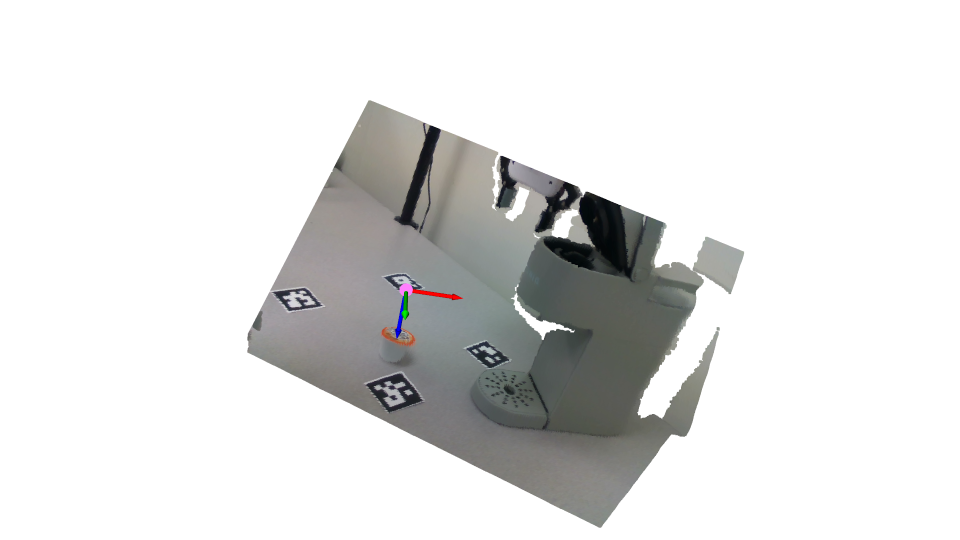
#> input picture grasp_lines0.png, 1920 x 1080 px (shown at 1/2 size)
$ python -i rs_streamer.py   (imports and definitions only)
#> lines starting #> are read from the running program, lines starting #| are printed output that depends on the picture; after the words box and inside, x2 and y2 are one past the last pixel; in counts of white or black regions, pixels touching at a corner belong together
import pyrealsense2 as rs
import numpy as np
import cv2
from cv2 import aruco

class MarkSearch:

    def __init__(self):
        self.dictionary = aruco.getPredefinedDictionary(aruco.DICT_4X4_50)
        self.parameters =  aruco.DetectorParameters()

        self.detector = aruco.ArucoDetector(self.dictionary, self.parameters)

    def find_marker(self, frame):
        """
        Obtain marker id list from still image
        """
        # [28 lines of commented-out code are left out]
        HSV = cv2.cvtColor(frame,cv2.COLOR_BGR2HSV)
#> HSV: shape (1080, 1920, 3); mean H, S, V 17.2, 4.6, 225.7

        # 2- define the range of red
        lower=np.array([-10, 100, 100])
        upper=np.array([10, 255, 255])

        #check if the HSV of the frame is lower or upper red
        Red_mask = cv2.inRange(HSV,lower, upper)
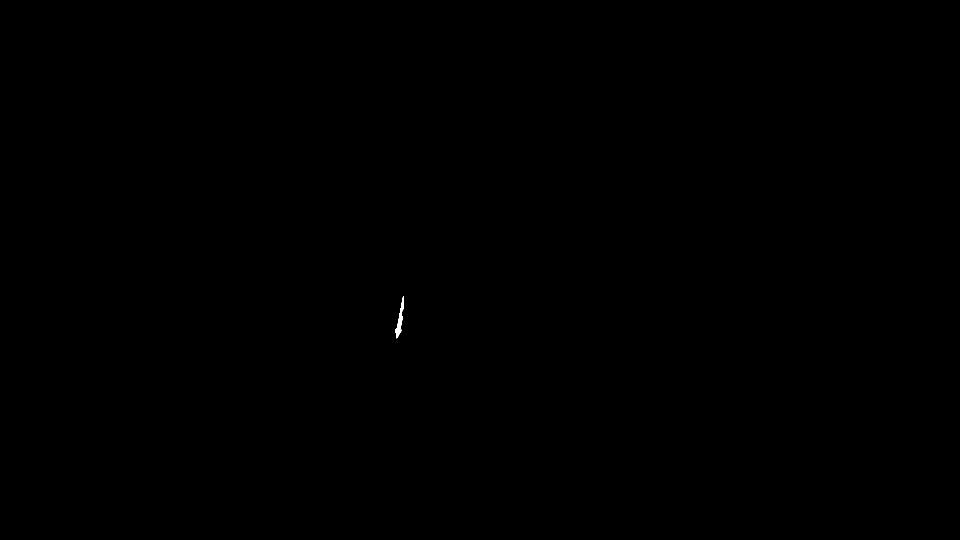
#> Red_mask: shape (1080, 1920) (shown at 1/2 size); 0.02% white; 1 white region
        result = cv2.bitwise_and(frame, frame, mask = Red_mask)

        # Draw rectangular bounded line on the detected red area
        (contours, _) = cv2.findContours(Red_mask, cv2.RETR_TREE, cv2.CHAIN_APPROX_SIMPLE)
#> contours = 1 contour; box (x1, y1, x2, y2) and area: (791, 592, 808, 677) 414
        for _,contour in enumerate(contours):
            area = cv2.contourArea(contour)
            if(area > 300): #to remove the noise
                # Constructing the size of boxes to be drawn around the detected red area
                x,y,w,h = cv2.boundingRect(contour)
                #frame = cv2.rectangle(frame, (x, y), (x+w, y+h), (0, 0, 255), 2)
                frame = cv2.circle(frame, (int(x+ w/2),int(y+ h/2)), radius=5, color=(255, 0, 0), thickness=-1)

                u = int(x + w/2)
                v = int(y + h/2)
                return (u,v), frame
#> this loop made 1 pass
#> (area, x, y, w, h, u, v) on pass 1: (413.5, 791, 592, 17, 85, 799, 634)
        return (None,None), None


class RealsenseStreamer():
    # [123 lines left out: functions __init__, deproject_pixel, capture_rgb, filter_depth, capture_rgbd, not called in this run]

    '''def seg_to_pc(self, segmap):
        """
        Convert depth and intrinsics to point cloud and optionally point cloud color
        :param depth: hxw depth map in m
        :param K: 3x3 Camera Matrix with intrinsics
        :returns: (Nx3 point cloud, point cloud color)
        """
        align_to = rs.stream.color
        align = rs.align(align_to)

        try:
            frames = self.pipeline.wait_for_frames()
            aligned_frames = align.process(frames)
            depth_frame = aligned_frames.get_depth_frame()
            color_frame = aligned_frames.get_color_frame()
            color_image_grb = np.asanyarray(color_frame.get_data())
            color_image = color_image_grb[:, :, ::-1]  # Real sense uses BGR but we want RGB

            depth_image = np.asanyarray(depth_frame.get_data())

            intrinsics = depth_frame.profile.as_video_stream_profile().intrinsics

            K = np.array([[intrinsics.fx, 0, intrinsics.ppx],
                        [0, intrinsics.fy, intrinsics.ppy],
                        [0, 0, 1]])

            print('depth shape: ', depth_image.shape)

            # Create a mask where depth is valid and segmap is non-zero
            mask = (depth_image > 0) & (segmap != 0)

            if not np.any(mask):  # Efficiently check if the mask is all False
                print("No valid points after masking (depth and segmentation).")
                return None, None

            # Get the indices where the mask is True
            y, x = np.where(mask)

            # Normalize the pixel coordinates
            normalized_x = (x.astype(np.float32) - K[0, 2]) / K[0, 0]
            normalized_y = (y.astype(np.float32) - K[1, 2]) / K[1, 1]

            # Get the depth values at the valid indices
            z = depth_image[y, x]

            # Calculate the world coordinates
            world_x = normalized_x * z
            world_y = normalized_y * z
            world_z = z

            # Get the RGB values at the valid indices
            pc_rgb = color_image[y, x, :]
            if np.max(pc_rgb) > 1.0:
                pc_rgb = pc_rgb / 255.0  # Normalize to [0, 1]


            # Stack the world coordinates to form the point cloud
            pc = np.vstack((world_x, world_y, world_z)).T
            if np.max(pc) > 1.0:
                pc = pc / 255.0
            return pc, pc_rgb, depth_frame

        except Exception as e:
            print(f"Error getting point cloud: {e}")
            return None, None, depth_frame'''

    def stop_stream(self):
        self.pipeline.stop()

    def show_image(self, image):
        cv2.imshow('img', image)
        cv2.waitKey(0)

# [14 lines not run here, left out]
        #cv2.imshow('img', np.hstack((depth_img, vis)))

>>> import cv2
>>> picture = cv2.cvtColor(cv2.imread('../grasp_lines0.png'), cv2.COLOR_BGR2RGB)
>>> result = MarkSearch().find_marker(picture)
